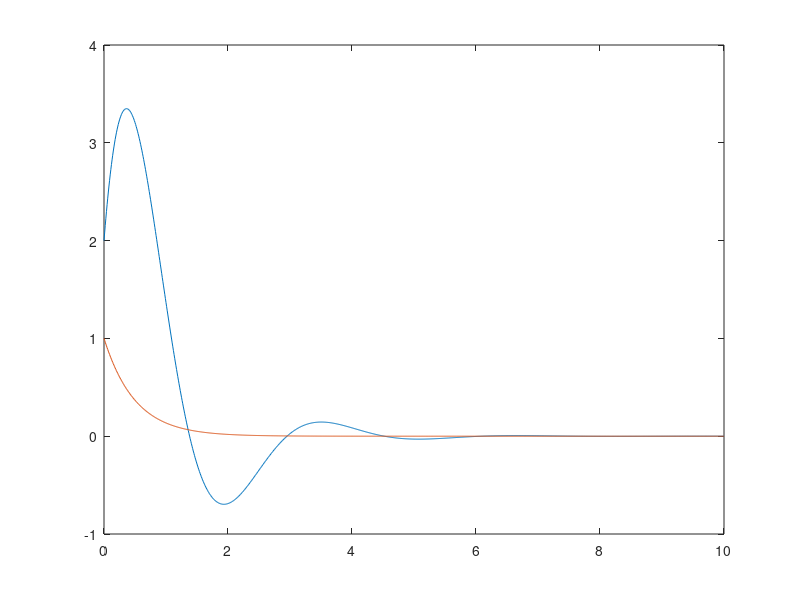

Write the MATLAB code that produced this figure.
% Prática de laboratório 1
% Aluno:
% - Felipe Bandeira da Silva, 1020942-X

% 1 - Defina duas variáveis de números reais...

x = 1.1
y = 2.2

r1 = x + y
r2 = y - x
r3 = x * y
r4 = y / x
r5 = x ^ y 
r6 = sin(x) + cos(y)
r7 = exp(x)*log(y)
r8 = sqrt(x*y)

% 2 - Defina duas variáveis de números complexos...

cx = 1+2j
cy = 2+3j

r9 = abs(cx)
r10 = angle(cy)
r11 = rad2deg(r10)
r12 = real(cx*cy)
r13 = imag(cx/cy)
r14 = x*conj(cy)
r15 = atan(imag(cx)/real(cx))

% 3 - Defina duas listas contendo cinco números reais...

lx = [1 2 3 4 5]
ly = [6;7;8;9;10]

r16 = sum(lx)
r17 = prod(ly)
r18 = lx*ly
r19 = lx.*ly'
r20 = lx(5)/ly(2)
r21 = lx+ly'

% 4 - Defina uma matriz...
M = [3 7 9; 1 5 5; 8 7 0]
Mt = M'
Ms = sum(M(1,:))
Mi = inv(M)
Md = det(M)

% 5 - Crie um vetor de 1000 pontos...
t = 0:0.01:10

x1 = 5*exp(-t).*sin(2*t)+2*exp(-t).*cos(2*t)
x2 = exp(-2*t)

plot(t, x1, t, x2)

